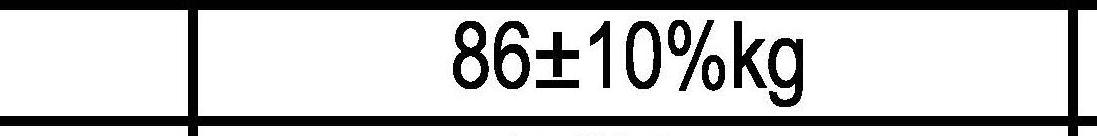
#> input picture tests/JPEG/compare_full.jpg, 1097 x 136 px
$ python cli.py --input ../../tests/JPEG --output out --similarity 5
#> lines starting #> are read from the running program, lines starting #| are printed output that depends on the picture; after the words box and inside, x2 and y2 are one past the last pixel; in counts of white or black regions, pixels touching at a corner belong together
### src/jpeg_pars/features.py
from __future__ import annotations

import os
import re
import shutil
from dataclasses import dataclass
from pathlib import Path

import numpy as np
from PIL import Image, ImageOps
from scipy import ndimage
from scipy.fft import dctn

try:
    import pytesseract
    from pytesseract import Output as TesseractOutput
except ImportError:
    pytesseract = None
    TesseractOutput = None


SUPPORTED_EXTENSIONS = {".jpg", ".jpeg"}
TOKEN_PATTERN = re.compile(r"[A-ZА-Я0-9]{2,}")


@dataclass(slots=True)
class OcrConfig:
    mode: str = "auto"
    tesseract_cmd: str | None = None
    languages: str = "eng+rus"
    psm: int = 6
    ocr_version: str = "PP-OCRv3"


@dataclass(slots=True)
class ImageFeatures:
    path: Path
    phash: np.ndarray
    dhash: np.ndarray
    edge_map: np.ndarray
    projection_x: np.ndarray
    projection_y: np.ndarray
    fill_ratio: float
    content_bbox: np.ndarray
    occupancy_grid: np.ndarray
    component_count: int
    ocr_tokens: frozenset[str]
    ocr_bands: np.ndarray
    ocr_enabled: bool


def resolve_tesseract_cmd(explicit_path: str | None = None) -> str | None:
    if explicit_path:
        candidate = Path(explicit_path)
        if candidate.exists():
            return str(candidate)
        return None

    env_cmd = os.environ.get("TESSERACT_CMD")
    if env_cmd:
        candidate = Path(env_cmd)
        if candidate.exists():
            return str(candidate)

    path_cmd = shutil.which("tesseract")
    if path_cmd:
        return path_cmd

    common_locations = [
        Path(r"C:\Program Files\Tesseract-OCR\tesseract.exe"),
        Path(r"C:\Program Files (x86)\Tesseract-OCR\tesseract.exe"),
        Path.home() / "AppData" / "Local" / "Programs" / "Tesseract-OCR" / "tesseract.exe",
    ]
    for candidate in common_locations:
        if candidate.exists():
            return str(candidate)
    return None


def load_features(path: Path, ocr_config: OcrConfig | None = None) -> ImageFeatures:
    image = Image.open(path).convert("L")
    normalized = _normalize_image(image)
    binary = _binary_map(normalized)
    phash = _phash(normalized)
    dhash = _dhash(normalized)
    edge_map = _edge_map(normalized)
    projection_x = edge_map.mean(axis=0)
    projection_y = edge_map.mean(axis=1)
    fill_ratio = float(binary.mean())
    content_bbox = _content_bbox(binary)
    occupancy_grid = _occupancy_grid(binary)
    component_count = _component_count(binary)
    ocr_tokens, ocr_bands, ocr_enabled = _extract_ocr_features(image, ocr_config)
    return ImageFeatures(
        path=path,
        phash=phash,
        dhash=dhash,
        edge_map=edge_map,
        projection_x=projection_x,
        projection_y=projection_y,
        fill_ratio=fill_ratio,
        content_bbox=content_bbox,
        occupancy_grid=occupancy_grid,
        component_count=component_count,
        ocr_tokens=ocr_tokens,
        ocr_bands=ocr_bands,
        ocr_enabled=ocr_enabled,
    )


def _normalize_image(image: Image.Image, size: int = 256) -> np.ndarray:
    image = ImageOps.autocontrast(image)
    image = ImageOps.pad(image, (size, size), color=255, method=Image.Resampling.LANCZOS)
    return np.asarray(image, dtype=np.float32) / 255.0


def _binary_map(image: np.ndarray) -> np.ndarray:
    threshold = float(np.percentile(image, 82))
    binary = image < min(threshold, 0.92)
    cleaned = ndimage.binary_opening(binary, structure=np.ones((2, 2), dtype=bool))
    return cleaned.astype(np.uint8)


def _phash(image: np.ndarray, hash_size: int = 8, highfreq_factor: int = 4) -> np.ndarray:
    size = hash_size * highfreq_factor
    pil = Image.fromarray((image * 255).astype(np.uint8), mode="L").resize((size, size), Image.Resampling.LANCZOS)
    data = np.asarray(pil, dtype=np.float32)
    coeffs = dctn(data, norm="ortho")
    low_freq = coeffs[:hash_size, :hash_size]
    median = np.median(low_freq[1:, 1:])
    return (low_freq > median).astype(np.uint8).reshape(-1)


def _dhash(image: np.ndarray, hash_size: int = 8) -> np.ndarray:
    pil = Image.fromarray((image * 255).astype(np.uint8), mode="L").resize((hash_size + 1, hash_size), Image.Resampling.LANCZOS)
    data = np.asarray(pil, dtype=np.float32)
    return (data[:, 1:] > data[:, :-1]).astype(np.uint8).reshape(-1)


def _edge_map(image: np.ndarray, size: int = 64) -> np.ndarray:
    pil = Image.fromarray((image * 255).astype(np.uint8), mode="L").resize((size, size), Image.Resampling.LANCZOS)
    data = np.asarray(pil, dtype=np.float32) / 255.0
    gx = np.zeros_like(data)
    gy = np.zeros_like(data)
    gx[:, 1:-1] = data[:, 2:] - data[:, :-2]
    gy[1:-1, :] = data[2:, :] - data[:-2, :]
    magnitude = np.hypot(gx, gy)
    threshold = float(np.percentile(magnitude, 72))
    return (magnitude >= threshold).astype(np.uint8)


def _content_bbox(binary: np.ndarray) -> np.ndarray:
    ys, xs = np.nonzero(binary)
    if len(xs) == 0 or len(ys) == 0:
        return np.array([0.0, 0.0, 1.0, 1.0], dtype=np.float32)
    height, width = binary.shape
    return np.array(
        [
            xs.min() / width,
            ys.min() / height,
            xs.max() / width,
            ys.max() / height,
        ],
        dtype=np.float32,
    )


def _occupancy_grid(binary: np.ndarray, grid_size: int = 4) -> np.ndarray:
    height, width = binary.shape
    block_h = height // grid_size
    block_w = width // grid_size
    values: list[float] = []
    for row in range(grid_size):
        for col in range(grid_size):
            top = row * block_h
            left = col * block_w
            bottom = height if row == grid_size - 1 else (row + 1) * block_h
            right = width if col == grid_size - 1 else (col + 1) * block_w
            values.append(float(binary[top:bottom, left:right].mean()))
    return np.array(values, dtype=np.float32)


def _component_count(binary: np.ndarray) -> int:
    labeled, count = ndimage.label(binary)
    if count == 0:
        return 0
    sizes = ndimage.sum(binary, labeled, range(1, count + 1))
    significant = np.count_nonzero(np.asarray(sizes) >= 12)
    return int(significant)


def _extract_ocr_features(image: Image.Image, ocr_config: OcrConfig | None) -> tuple[frozenset[str], np.ndarray, bool]:
    config = ocr_config or OcrConfig()
    if config.mode == "off":
        return frozenset(), np.zeros(6, dtype=np.float32), False
    ocr_ready = _is_ocr_available(config)
    if not ocr_ready:
        if config.mode == "required":
            raise RuntimeError("OCR mode is required, but pytesseract or tesseract executable is not available.")
        return frozenset(), np.zeros(6, dtype=np.float32), False

    assert pytesseract is not None
    resolved_tesseract = resolve_tesseract_cmd(config.tesseract_cmd)
    if resolved_tesseract:
        pytesseract.pytesseract.tesseract_cmd = resolved_tesseract

    prepared = image.convert("L")
    prepared = ImageOps.autocontrast(prepared)
    prepared = prepared.resize((prepared.width * 2, prepared.height * 2), Image.Resampling.LANCZOS)
    thresholded = prepared.point(lambda px: 0 if px < 210 else 255, mode="1")
    custom = f"--oem 3 --psm {config.psm}"

    try:
        data = pytesseract.image_to_data(
            thresholded,
            lang=config.languages,
            config=custom,
            output_type=TesseractOutput.DICT,
        )
    except Exception:
        if config.mode == "required":
            raise
        return frozenset(), np.zeros(6, dtype=np.float32), False

    tokens: set[str] = set()
    bands = np.zeros(6, dtype=np.float32)
    total = max(1, thresholded.height)
    texts = data.get("text", [])
    tops = data.get("top", [])
    heights = data.get("height", [])
    confidences = data.get("conf", [])

    for text, top, box_height, confidence in zip(texts, tops, heights, confidences):
        if str(confidence).strip() in {"", "-1"}:
            continue
        try:
            if float(confidence) < 20.0:
                continue
        except ValueError:
            continue
        normalized = _normalize_tokens(str(text))
        if not normalized:
            continue
        tokens.update(normalized)
        center = (int(top) + int(box_height) * 0.5) / total
        band_index = min(len(bands) - 1, max(0, int(center * len(bands))))
        bands[band_index] += len(normalized)

    if bands.sum() > 0:
        bands /= bands.sum()
    return frozenset(sorted(tokens)), bands, True


def _normalize_tokens(text: str) -> list[str]:
    upper = text.upper().replace("O", "0")
    return TOKEN_PATTERN.findall(upper)


def _is_ocr_available(config: OcrConfig) -> bool:
    if pytesseract is None:
        return False
    resolved = resolve_tesseract_cmd(config.tesseract_cmd)
    if resolved:
        pytesseract.pytesseract.tesseract_cmd = resolved
        return True
    return False


def hash_similarity(left: np.ndarray, right: np.ndarray) -> float:
    return 100.0 * (1.0 - np.count_nonzero(left != right) / left.size)


def cosine_similarity(left: np.ndarray, right: np.ndarray) -> float:
    left_norm = np.linalg.norm(left)
    right_norm = np.linalg.norm(right)
    if left_norm == 0.0 and right_norm == 0.0:
        return 100.0
    if left_norm == 0.0 or right_norm == 0.0:
        return 0.0
    similarity = float(np.dot(left, right) / (left_norm * right_norm))
    return max(0.0, min(100.0, similarity * 100.0))


def edge_similarity(left: np.ndarray, right: np.ndarray) -> float:
    intersection = np.logical_and(left, right).sum()
    union = np.logical_or(left, right).sum()
    if union == 0:
        return 100.0
    return 100.0 * float(intersection / union)


def ratio_similarity(left: float, right: float) -> float:
    scale = max(abs(left), abs(right), 1e-6)
    return max(0.0, 100.0 * (1.0 - abs(left - right) / scale))


def bbox_similarity(left: np.ndarray, right: np.ndarray) -> float:
    delta = np.abs(left - right).mean()
    return max(0.0, 100.0 * (1.0 - float(delta)))


def token_similarity(left: frozenset[str], right: frozenset[str]) -> float | None:
    if not left and not right:
        return None
    if not left or not right:
        return 0.0
    intersection = len(left & right)
    union = len(left | right)
    if union == 0:
        return None
    return 100.0 * intersection / union


def structure_similarity(left: ImageFeatures, right: ImageFeatures) -> float:
    return round(
        (
            ratio_similarity(left.fill_ratio, right.fill_ratio) * 0.20
            + bbox_similarity(left.content_bbox, right.content_bbox) * 0.25
            + cosine_similarity(left.occupancy_grid, right.occupancy_grid) * 0.35
            + ratio_similarity(float(left.component_count), float(right.component_count)) * 0.20
        ),
        2,
    )


def ocr_similarity(left: ImageFeatures, right: ImageFeatures) -> float | None:
    token_score = token_similarity(left.ocr_tokens, right.ocr_tokens)
    band_score = cosine_similarity(left.ocr_bands, right.ocr_bands)
    if token_score is None:
        if not left.ocr_enabled and not right.ocr_enabled:
            return None
        return 0.0
    return round(token_score * 0.80 + band_score * 0.20, 2)


def combined_similarity(left: ImageFeatures, right: ImageFeatures) -> float:
    components: list[tuple[float, float]] = []
    components.append((hash_similarity(left.phash, right.phash), 0.12))
    components.append((hash_similarity(left.dhash, right.dhash), 0.08))
    components.append((edge_similarity(left.edge_map, right.edge_map), 0.22))
    projection_score = (cosine_similarity(left.projection_x, right.projection_x) + cosine_similarity(left.projection_y, right.projection_y)) / 2.0
    components.append((projection_score, 0.12))
    components.append((structure_similarity(left, right), 0.26))

    ocr_score = ocr_similarity(left, right)
    if ocr_score is not None:
        components.append((ocr_score, 0.20))

    weighted_sum = sum(score * weight for score, weight in components)
    total_weight = sum(weight for _, weight in components)
    return round(weighted_sum / total_weight, 2)

### src/jpeg_pars/clustering.py
from __future__ import annotations

import json
import shutil
from dataclasses import dataclass
from pathlib import Path

from .features import OcrConfig, SUPPORTED_EXTENSIONS, ImageFeatures, combined_similarity, load_features


@dataclass(slots=True)
class ClusterResult:
    groups: list[list[Path]]
    scores: dict[str, dict[str, float]]
    ocr_enabled: bool


class UnionFind:
    def __init__(self, size: int) -> None:
        self.parent = list(range(size))
        self.rank = [0] * size

    def find(self, index: int) -> int:
        while self.parent[index] != index:
            self.parent[index] = self.parent[self.parent[index]]
            index = self.parent[index]
        return index

    def union(self, left: int, right: int) -> None:
        left_root = self.find(left)
        right_root = self.find(right)
        if left_root == right_root:
            return
        if self.rank[left_root] < self.rank[right_root]:
            self.parent[left_root] = right_root
        elif self.rank[left_root] > self.rank[right_root]:
            self.parent[right_root] = left_root
        else:
            self.parent[right_root] = left_root
            self.rank[left_root] += 1


def discover_images(input_dir: Path, recursive: bool) -> list[Path]:
    iterator = input_dir.rglob("*") if recursive else input_dir.glob("*")
    return sorted(path for path in iterator if path.is_file() and path.suffix.lower() in SUPPORTED_EXTENSIONS)


def cluster_images(
    input_dir: Path,
    similarity_threshold: int,
    recursive: bool = False,
    ocr_config: OcrConfig | None = None,
) -> ClusterResult:
    files = discover_images(input_dir, recursive=recursive)
    if not files:
        raise ValueError(f"No JPEG files found in {input_dir}")

    features = [load_features(path, ocr_config=ocr_config) for path in files]
    groups = _build_groups(features, similarity_threshold)
    scores = _build_score_map(features, groups)
    return ClusterResult(
        groups=groups,
        scores=scores,
        ocr_enabled=any(feature.ocr_enabled for feature in features),
    )


def _build_groups(features: list[ImageFeatures], similarity_threshold: int) -> list[list[Path]]:
    union_find = UnionFind(len(features))
    for left_index in range(len(features)):
        for right_index in range(left_index + 1, len(features)):
            score = combined_similarity(features[left_index], features[right_index])
            if score >= similarity_threshold:
                union_find.union(left_index, right_index)

    grouped: dict[int, list[Path]] = {}
    for index, item in enumerate(features):
        root = union_find.find(index)
        grouped.setdefault(root, []).append(item.path)

    return sorted(
        (sorted(paths) for paths in grouped.values()),
        key=lambda paths: (-len(paths), str(paths[0]).lower()),
    )


def _build_score_map(features: list[ImageFeatures], groups: list[list[Path]]) -> dict[str, dict[str, float]]:
    feature_by_path = {feature.path: feature for feature in features}
    result: dict[str, dict[str, float]] = {}
    for group in groups:
        if len(group) < 2:
            continue
        anchor = group[0]
        result[str(anchor)] = {}
        for path in group[1:]:
            result[str(anchor)][str(path)] = combined_similarity(feature_by_path[anchor], feature_by_path[path])
    return result


def materialize_groups(
    result: ClusterResult,
    output_dir: Path,
    source_root: Path,
    mode: str = "copy",
    min_group_size: int = 1,
    ocr_config: OcrConfig | None = None,
) -> None:
    output_dir.mkdir(parents=True, exist_ok=True)
    for index, group in enumerate(result.groups, start=1):
        if len(group) < min_group_size:
            continue
        group_dir = output_dir / f"group_{index:03d}"
        group_dir.mkdir(parents=True, exist_ok=True)
        for item in group:
            destination = group_dir / item.name
            if destination.exists():
                destination = group_dir / f"{item.stem}_{abs(hash(item)) % 100000}{item.suffix.lower()}"
            if mode == "move":
                shutil.move(str(item), str(destination))
            else:
                shutil.copy2(item, destination)

    report_path = output_dir / "report.json"
    report = {
        "source_root": str(source_root),
        "group_count": len(result.groups),
        "ocr": {
            "mode": (ocr_config.mode if ocr_config else "auto"),
            "enabled_for_at_least_one_file": result.ocr_enabled,
            "languages": (ocr_config.languages if ocr_config else "eng+rus"),
            "psm": (ocr_config.psm if ocr_config else 6),
        },
        "groups": [
            {
                "group": f"group_{index:03d}",
                "size": len(group),
                "files": [str(path) for path in group],
            }
            for index, group in enumerate(result.groups, start=1)
            if len(group) >= min_group_size
        ],
        "scores_from_anchor": result.scores,
    }
    report_path.write_text(json.dumps(report, ensure_ascii=False, indent=2), encoding="utf-8")

### src/jpeg_pars/cli.py
from __future__ import annotations

import argparse
from pathlib import Path

from .clustering import cluster_images, materialize_groups
from .features import OcrConfig


def build_parser() -> argparse.ArgumentParser:
    parser = argparse.ArgumentParser(
        prog="jpeg-pars",
        description="Sort JPEG drawings into folders based on visual similarity.",
    )
    parser.add_argument("--input", required=True, type=Path, help="Folder with JPEG images.")
    parser.add_argument("--output", required=True, type=Path, help="Folder where grouped files will be written.")
    parser.add_argument(
        "--similarity",
        required=True,
        type=int,
        help="Similarity threshold from 1 to 100.",
    )
    parser.add_argument(
        "--mode",
        choices=("copy", "move"),
        default="copy",
        help="Copy files by default; move if requested.",
    )
    parser.add_argument(
        "--recursive",
        action="store_true",
        help="Search JPEG files in nested folders.",
    )
    parser.add_argument(
        "--min-group-size",
        type=int,
        default=1,
        help="Skip writing groups smaller than this value.",
    )
    parser.add_argument(
        "--ocr-mode",
        choices=("auto", "off", "required"),
        default="auto",
        help="Use OCR in auto mode, disable it, or require it.",
    )
    parser.add_argument(
        "--tesseract-cmd",
        type=str,
        default=None,
        help="Full path to tesseract.exe if it is not in PATH.",
    )
    parser.add_argument(
        "--ocr-lang",
        type=str,
        default="eng+rus",
        help="OCR languages, for example eng or eng+rus.",
    )
    parser.add_argument(
        "--ocr-psm",
        type=int,
        default=6,
        help="Tesseract page segmentation mode.",
    )
    return parser


def main() -> None:
    parser = build_parser()
    args = parser.parse_args()

    if not args.input.exists() or not args.input.is_dir():
        parser.error(f"Input folder does not exist: {args.input}")

    if not 1 <= args.similarity <= 100:
        parser.error("--similarity must be in range 1..100")

    if args.min_group_size < 1:
        parser.error("--min-group-size must be >= 1")
    if args.ocr_psm < 0:
        parser.error("--ocr-psm must be >= 0")

    ocr_config = OcrConfig(
        mode=args.ocr_mode,
        tesseract_cmd=args.tesseract_cmd,
        languages=args.ocr_lang,
        psm=args.ocr_psm,
    )

    result = cluster_images(
        input_dir=args.input,
        similarity_threshold=args.similarity,
        recursive=args.recursive,
        ocr_config=ocr_config,
    )
#> in _normalize_image, `image = ImageOps.pad(image, (size, size), color=255, method=Image.Resa..`:
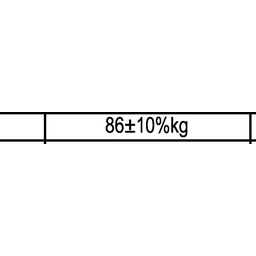
#> image: PIL image 256x256 L; min 0, max 255, mean 247.8
#> in _binary_map, `threshold = float(np.percentile(image, 82))`: threshold = 1
#> in _binary_map, `binary = image < min(threshold, 0.92)`:
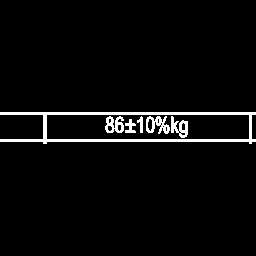
#> binary: shape (256, 256) bool; 3.8% white; 6 white regions, box (x1, y1, x2, y2) and area: (0, 112, 256, 144) 1718, (146, 116, 170, 134) 235, (105, 116, 124, 133) 205, (171, 116, 188, 138) 199, (125, 119, 136, 133) 88, (137, 116, 143, 133) 58
#> in _phash, `median = np.median(low_freq[1:, 1:])`: median = -0.369
#> in load_features, `phash = _phash(normalized)`: phash = 64 values, max 1 at index 0, min 0 at index 3, mean 0.516
#> in load_features, `dhash = _dhash(normalized)`: dhash = 64 values, max 1 at index 9, min 0 at index 0, mean 0.156
#> in _edge_map, `gy[1:-1, :] = data[2:, :] - data[:-2, :]`:
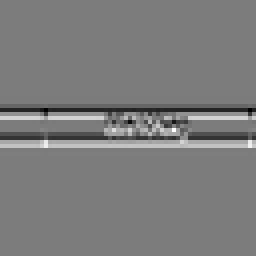
#> gy: shape (64, 64) float32 (shown 4 times larger); min -0.729, max 0.769, mean -4.66e-10; drawn with min black and max white
#> in _edge_map, `magnitude = np.hypot(gx, gy)`:
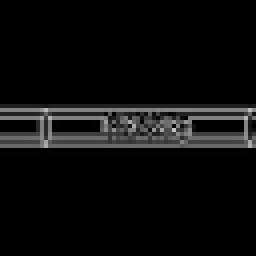
#> magnitude: shape (64, 64) float32 (shown 4 times larger); min 0, max 0.769, mean 0.048
#> in _edge_map, `threshold = float(np.percentile(magnitude, 72))`: threshold = 0
#> in load_features, `projection_x = edge_map.mean(axis=0)`: projection_x = 64 values from 1 to 1
#> in load_features, `fill_ratio = float(binary.mean())`: fill_ratio = 0.0381
#> in _content_bbox, `ys, xs = np.nonzero(binary)`: ys = 2499 values from 112 to 143; xs = 2499 values, max 255 at index 255, min 0 at index 0, mean 134
#> in load_features, `content_bbox = _content_bbox(binary)`: content_bbox = [0, 0.438, 0.996, 0.559]
#> after the loop in _occupancy_grid, `for row in range(grid_size):`: values = [0, 0, 0, 0, 0.0596, 0.0837, 0.13, 0.0564, 0.0596, 0.0642, 0.0999, 0.0564, 0, 0, 0, 0]
#> in load_features, `occupancy_grid = _occupancy_grid(binary)`: occupancy_grid has the same summary as values in _occupancy_grid
#> in _component_count, `labeled, count = ndimage.label(binary)`:
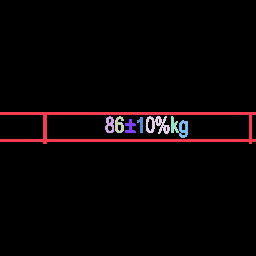
#> labeled: shape (256, 256) int32; 9 distinct labels, from 0 to 8; one colour per label, 0 black
#> in _component_count, `labeled, count = ndimage.label(binary)`: count = 8
#> in _component_count, `sizes = ndimage.sum(binary, labeled, range(1, count + 1))`: sizes = [1718, 101, 103, 234, 83, 57, 88, 115]
#> in _component_count, `significant = np.count_nonzero(np.asarray(sizes) >= 12)`: significant = 8
#> in load_features, `ocr_tokens, ocr_bands, ocr_enabled = _extract_ocr_features(image, ocr_..`: ocr_bands = [0, 0, 0, 0, 0, 0]; ocr_enabled = False
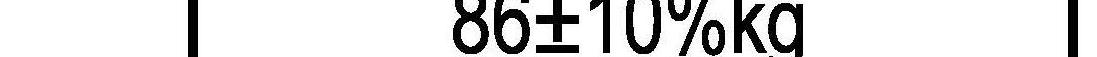
#> input picture tests/JPEG/compare_line.jpg, 1097 x 57 px
#> call 2 of _normalize_image, with size = 256
#> in _normalize_image (call 2), `image = ImageOps.pad(image, (size, size), color=255, method=Image.Resa..`:
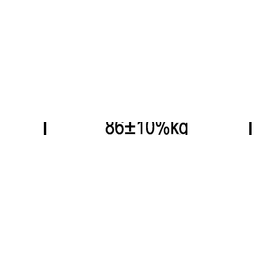
#> image: PIL image 256x256 L; min 0, max 255, mean 253.2
#> (the rest of the program and of its run is left out)
